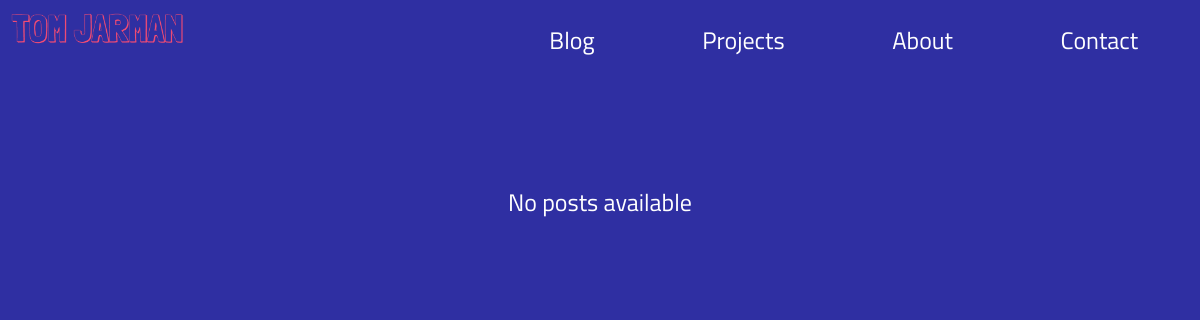
Page /home/ on the earlier database version.
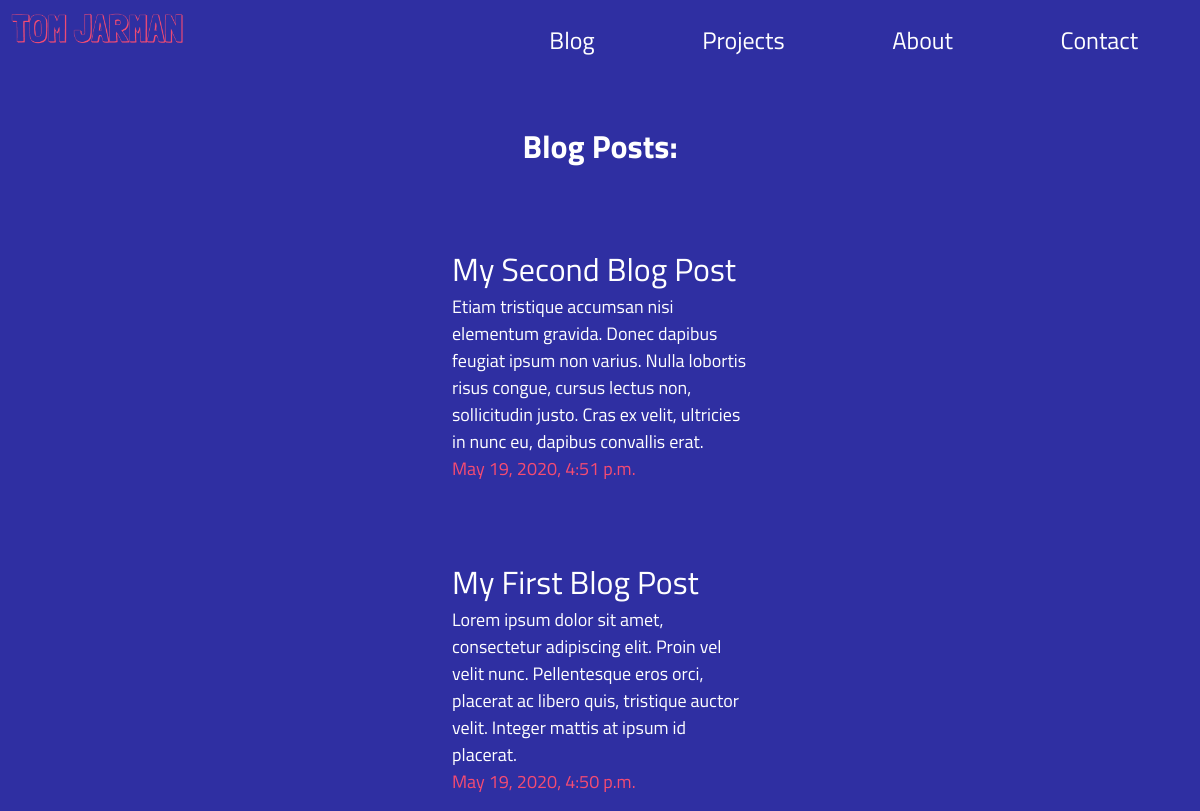
Same page on the later database version.
### blog/models.py (models this page shows, shortened)
class Post(models.Model):
    title = models.CharField(max_length=100)
    slug = models.SlugField(unique=True)
    description = models.CharField(max_length=400)
    text = models.TextField()
    category = models.ForeignKey(Category, on_delete=models.CASCADE)
    updated_on = models.DateTimeField(auto_now=True)
    created_on = models.DateTimeField(auto_now_add=True)

### blog/views.py (the view)
# urls.py: path('', views.HomeView.as_view(), name='index'),
class HomeView(generic.ListView):
    template_name = 'blog/index.html'
    context_object_name = 'post_list'
    t = create_tracker()
    def get_queryset(self):
        url = BLOG_URL + reverse('blog:index')
        self.t.track_page_view(url, "home")
        return Post.objects.filter(
            created_on__lte=timezone.now()
        ).order_by('-created_on')

### blog/templates/blog/index.html
{% include "blog/navbar.html" %}
<div class="content">
    {% if post_list %}
        <h1>Blog Posts:</h1>
        <dl class="blog-list">
        {% for post in post_list %}
            <div class="post-details">
                <a href="{% url 'blog:detail' post.slug %}">
                    <dt>{{ post.title }}</dt>
                    <p>{{ post.description }}</p>
                    <dd>{{ post.created_on }}</dd>
                </a>
            </div>
        {% endfor %}
        </dl>
    {% else %}
        <div class="not-available">
            <p>No posts available</p>
        </div>
    {% endif %}
</div>

Differences in the rows shown:
added Post: title "My Second Blog Post", description "Etiam tristique accumsan nisi elementum gravida. Donec dapibus feugiat ipsum non varius. Nulla lobortis risus congue, cursus lectus non, sollicitudin justo. Cras ex velit, ultricies in nunc eu, dapibus convallis erat.", created_on "May 19, 2020, 4:51 p.m."
added Post: title "My First Blog Post", description "Lorem ipsum dolor sit amet, consectetur adipiscing elit. Proin vel velit nunc. Pellentesque eros orci, placerat ac libero quis, tristique auctor velit. Integer mattis at ipsum id placerat.", created_on "May 19, 2020, 4:50 p.m."
Other differences:
text no longer shown: "No posts available"
text now shown: "Blog Posts:"
